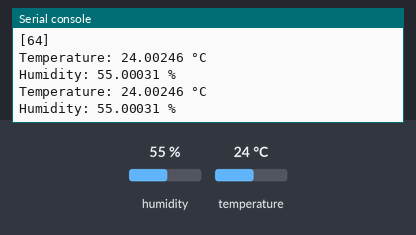
Bench run of a program on a simulated Raspberry Pi Pico running MicroPython. On the bench: the last lines printed to the serial console. The test bench sets the inputs (shaded band); at power-on: humidity 55 %, temperature 24 °C.

Above: at 1.2 s.
1.3 s: humidity set to 22 %
At 2.4 s:
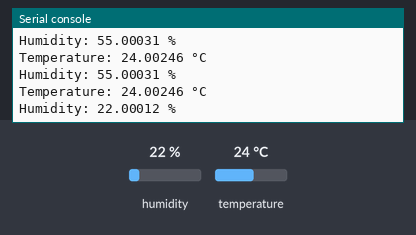
2.8 s: temperature set to 12 °C
At 3.9 s:
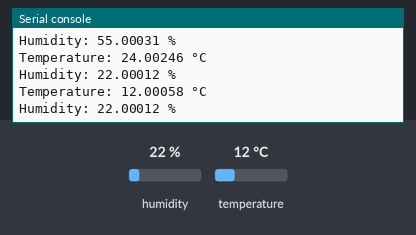
4.3 s: humidity set to 40 %
At 5.8 s:
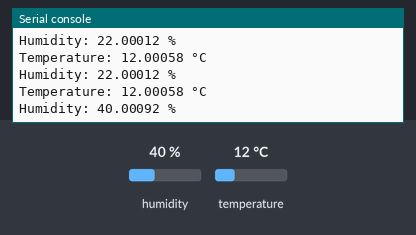
Timing chart, 0 to 7.3 s (numbered marks = the images above; inputs shaded):
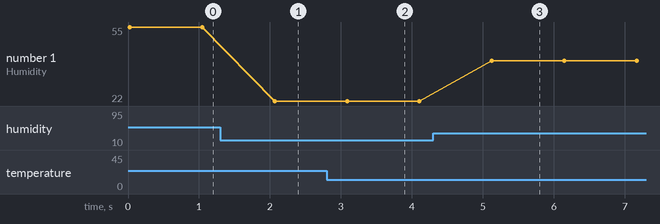

Measured:
- after the input at 1.3 s, the serial console: prints a new line after 0.77 s (image 1)
- after the input at 2.8 s, the serial console: prints a new line after 0.29 s (image 2)
- after the input at 4.3 s, the serial console: prints a new line after 0.83 s (image 3)
- plotted number 1: 55 → 22 after the input at 1.3 s, 22 → 40 after the input at 4.3 s

The program:

example.py
```python
from HDC1080 import HDC1080
from machine import I2C, Pin
import time

# Initialize the i2c pins
sda = Pin(26)
scl = Pin(27)
i2c = I2C(1, sda=sda, scl=scl)

# List i2c devices
devices = i2c.scan()
print(devices)

# Initialize the sensor
sensor = HDC1080(i2c)

# Main loop that prints the temperature and humidity every second + ~20 milliseconds to read the sensor
while True:
    data = sensor.readSensor()
    print("Temperature:", data[0], "°C")
    print("Humidity:", data[1], "%")
    time.sleep(1)
```

HDC1080.py
```python
import time

class HDC1080:
    def __init__(self, i2c):
        self.i2c = i2c
        self.i2c.writeto(0x40, b'\x02\x10')

    def readSensor(self):
        self.i2c.writeto(0x40, b'\x00')
        time.sleep(0.02)
        data = self.i2c.readfrom(0x40, 4)
        temp = (data[0] << 8) | data[1]
        temperature = temp / 65536 * 165 - 40
        humidity = ((data[2] << 8) | data[3]) / 65536 * 100
        return (temperature, humidity)
```
